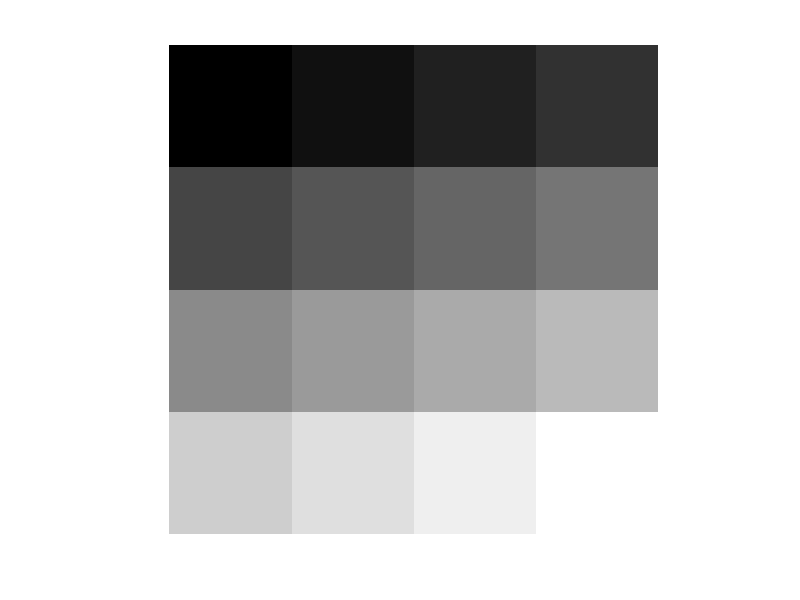
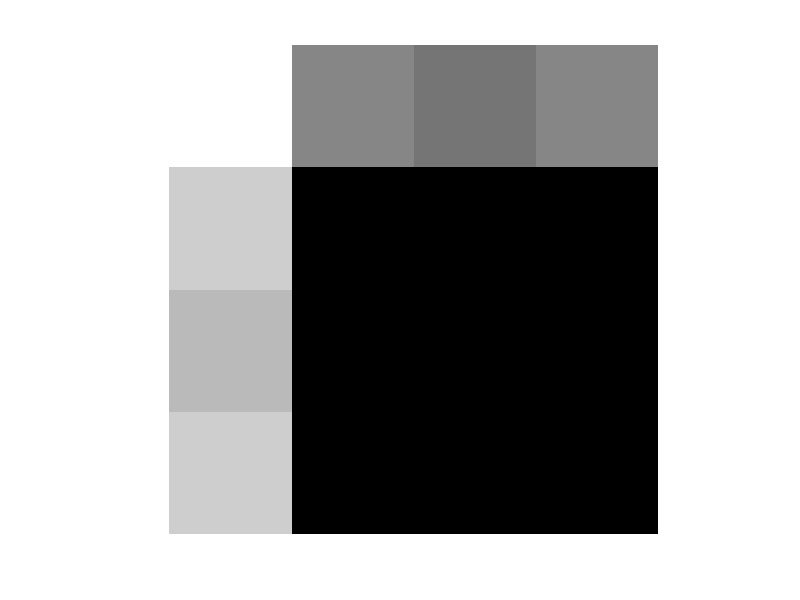

Reproduce these figures in MATLAB, in order.
xn = [0, 1, 2, 3; 4, 5, 6, 7; 8, 9, 10, 11; 12, 13, 14, 15];
Nx=4; Ny=4;
f = fft2(xn, Nx,Ny);
figure(1);
imshow(xn, [], 'InitialMagnification', 'fit');
figure(2);
F2=log(abs(f)+1);
imshow(F2, [], 'InitialMagnification', 'fit');